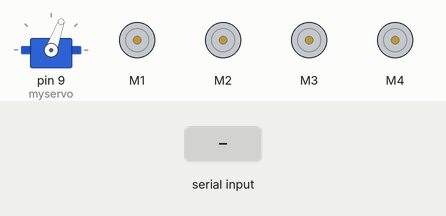
A sketch run on a simulated Arduino Uno, built with avr-gcc and run on an emulated ATmega328P. On the bench: servo, 4 × DC motor (green arrow = forward, orange = backward, longer = faster). Inputs (shaded band) come from the test bench.

Above: at 1.2 s.
1.3 s: "F" received over Serial
At 2.5 s:
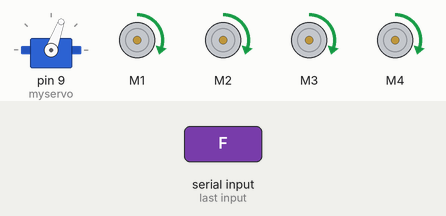
2.8 s: "B" received over Serial
At 3.8 s:
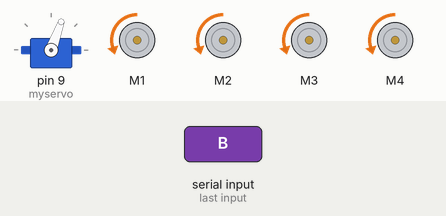
4.3 s: "L" received over Serial
At 5.0 s:
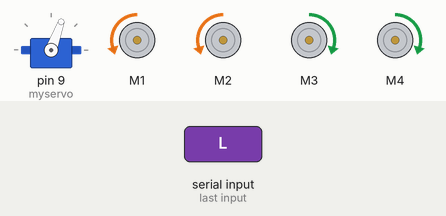
5.8 s: "R" received over Serial
At 6.1 s:
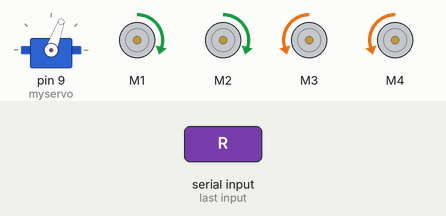
7.3 s: "^" received over Serial
At 8.5 s:
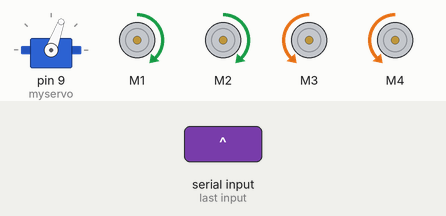
8.8 s: "*" received over Serial
At 9.6 s:
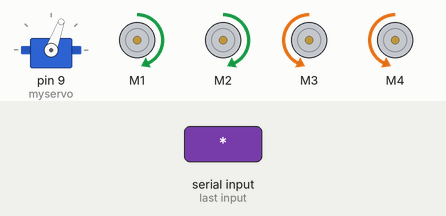
Timing chart, 0 to 11.3 s (numbered marks = the images above; inputs shaded):
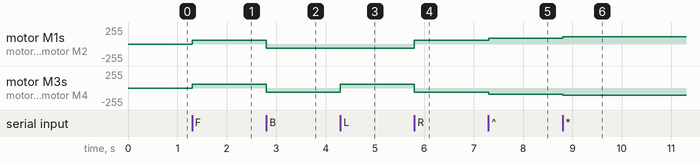

Measured:
- after the input at 1.3 s, motor M1–4: stopped → forward 60/255 at once
- after the input at 2.8 s, motor M1–4: forward 60/255 → backward 60/255 at once
- after the input at 4.3 s, motor M3, motor M4: backward 60/255 → forward 60/255 at once
- after the input at 5.8 s, motor M1, motor M2: backward 60/255 → forward 60/255 at once; motor M3, motor M4: forward 60/255 → backward 60/255 at once
- after the input at 7.3 s, motor M1, motor M2: forward 60/255 → forward 90/255 at once; motor M3, motor M4: backward 60/255 → backward 90/255 at once
- after the input at 8.8 s, motor M1, motor M2: forward 90/255 → forward 110/255 at once; motor M3, motor M4: backward 90/255 → backward 110/255 at once

The sketch:

VoiceControl.ino
```cpp
#include <AFMotor.h>
#include <Servo.h>

Servo myservo;

#define Speed 100

char value;

AF_DCMotor motor1(1, MOTOR12_1KHZ);
AF_DCMotor motor2(2, MOTOR12_1KHZ);
AF_DCMotor motor3(3, MOTOR34_1KHZ);
AF_DCMotor motor4(4, MOTOR34_1KHZ);

void setup() {
  Serial.begin(9600);
  myservo.attach(9);
  myservo.write(70);
  motor1.setSpeed(Speed);
  motor2.setSpeed(Speed);
  motor3.setSpeed(Speed);
  motor4.setSpeed(Speed);
}

void loop() {
  if (Serial.available() > 0) {
    value = Serial.read();

    VoiceControl();
  }
}

void VoiceControl() {
  setSpeed(60);
  switch (value) {
    case 'F':
      Forward();
      break;
    case 'B':
      Backward();
      break;
    case 'L':
      Left();
      break;
    case 'R':
      Right();
      break;
    case 'S':
      Stop();
      break;
    case '^':
      setSpeed(90);
      break;
    case '*':
      setSpeed(110);
      break;
    case '&':
      setSpeed(60);
      break;
  }
}

void setSpeed(int value) {
  motor1.setSpeed(value);
  motor2.setSpeed(value);
  motor3.setSpeed(value);
  motor4.setSpeed(value);
}

void Forward() {
  motor1.run(FORWARD);
  motor2.run(FORWARD);
  motor3.run(FORWARD);
  motor4.run(FORWARD);
}

void Backward() {
  motor1.run(BACKWARD);
  motor2.run(BACKWARD);
  motor3.run(BACKWARD);
  motor4.run(BACKWARD);
}

void Left() {
  motor1.run(BACKWARD);
  motor2.run(BACKWARD);
  motor3.run(FORWARD);
  motor4.run(FORWARD);
}

void Right() {
  motor1.run(FORWARD);
  motor2.run(FORWARD);
  motor3.run(BACKWARD);
  motor4.run(BACKWARD);
}

void Stop() {
  motor1.run(RELEASE);
  motor2.run(RELEASE);
  motor3.run(RELEASE);
  motor4.run(RELEASE);
}
```
